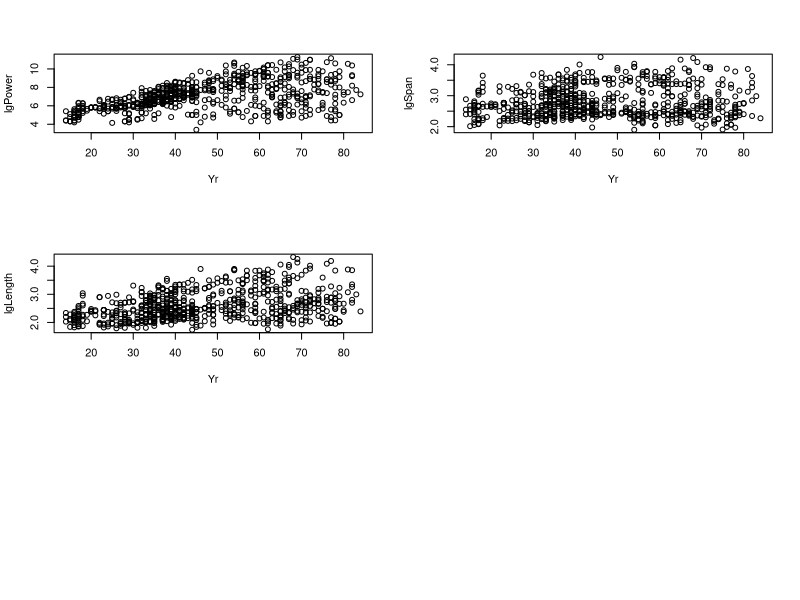

Reproduce this figure in R. (Note: this script raises an error after producing the figure.)
## ---- chunk 1


library(sm)
data(aircraft)
help(aircraft)
Yr       = aircraft$Yr
lgPower  = log(aircraft$Power)
lgSpan   = log(aircraft$Span)
lgLength = log(aircraft$Length)
lgWeigth = log(aircraft$Weight)
lgSpeed  = log(aircraft$Speed)
lgRange  = log(aircraft$Range)

## ---- chunk 2
op<-par(mfrow=c(3,2))
plot(Yr,lgPower)
plot(Yr,lgSpan)
plot(Yr,lgLength)
plot(Yr,lgWeight)
plot(Yr,lgSpeed)
plot(Yr,lgRange)
par(op)
## ---- chunk 3

plot(Yr,lgWeight) 

## ---- chunk 4

#notice that Yr is our explanatory variable, and lgWeight is our response variable

#for h = 10, we vary the degree of our local polynomial
op <- par(mfrow=c(1,3))
res0 <- locpolreg(x=Yr,y=lgSpeed,h=10,q=0,r=0,main="q=0,h=10",type.kernel="epan")
res1 <- locpolreg(x=Yr,y=lgSpeed,h=10,q=1,r=0,main="q=1,h=10",type.kernel="epan")
res2 <- locpolreg(x=Yr,y=lgSpeed,h=10,q=2,r=0,main="q=2,h=10",type.kernel="epan")
par(op)
## ---- chunk 5

#h=15
op <- par(mfrow=c(1,4))
res0 = locpolreg(x=Yr,y=lgSpeed,h=15,q=0,r=0,main="q=0,h=10",type.kernel="epan")
res1 = locpolreg(x=Yr,y=lgSpeed,h=15,q=1,r=0,main="q=1,h=10",type.kernel="epan")
res2 = locpolreg(x=Yr,y=lgSpeed,h=15,q=2,r=0,main="q=2,h=10",type.kernel="epan")
res3 = locpolreg(x=Yr,y=lgSpeed,h=15,q=3,r=0,main="q=3,h=10",type.kernel="epan")
par(op)
## ---- chunk 6

#note that plotting the fitted line is done by default in the locpolreg function. The important thing here is that we save our data in a variable.
model_q3_h15 = locpolreg(x=Yr,y=lgWeight,h=15,q=3,r=0,main="q=3,h=15",type.kernel="epan")
#selecting our fitted values from the model
fitted_vals  = model_q3_h15[1][[1]]

## ---- chunk 7

#Calculate estimated residuals
e_hat = as.matrix(lgWeight) - as.matrix(fitted_vals)

#Transform the estimated residuals
z     = log(e_hat^2)

## ---- chunk 8

q = locpolreg(x=Yr,y=z,h=15,q=0,r=0,main="q=3,h=15",type.kernel="epan")

## ---- chunk 9

#calculating our _estimated_ sigma square
sigma_square = exp(q[[1]])

#plotting our estimation of sigma square versus the explanatory variable.
plot(Yr,sigma_square)
## ---- chunk 10

sigma = sqrt(sigma_square)

#quick plot check
plot(Yr,sigma)

upper_bound = lgWeight + 1.96 * sigma
lower_bound = lgWeight - 1.96 * sigma


plot(Yr,upper_bound,col='green',ylim = c(4, 16))
title('Yr vs. lgWeight, with 95% confidence interval')
points(Yr,lower_bound,col='red')
points(Yr,lgWeight, col='black')
legend("topleft",c("Upper - green","Lower - red","Fitted - black"))
